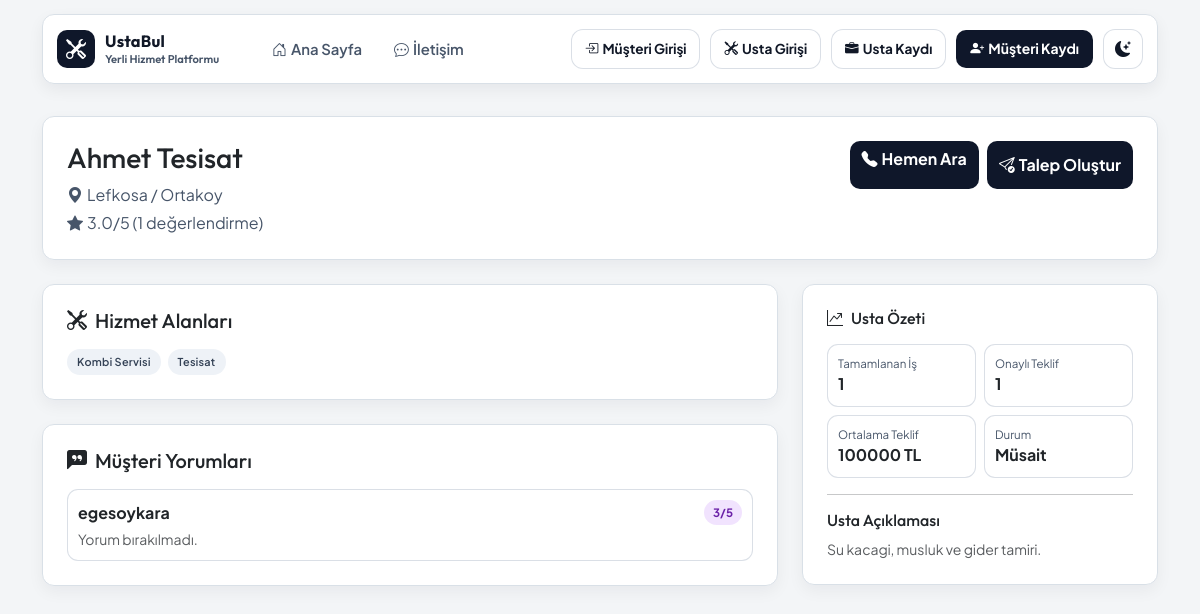
The page /usta/1/ on the database as committed earlier.
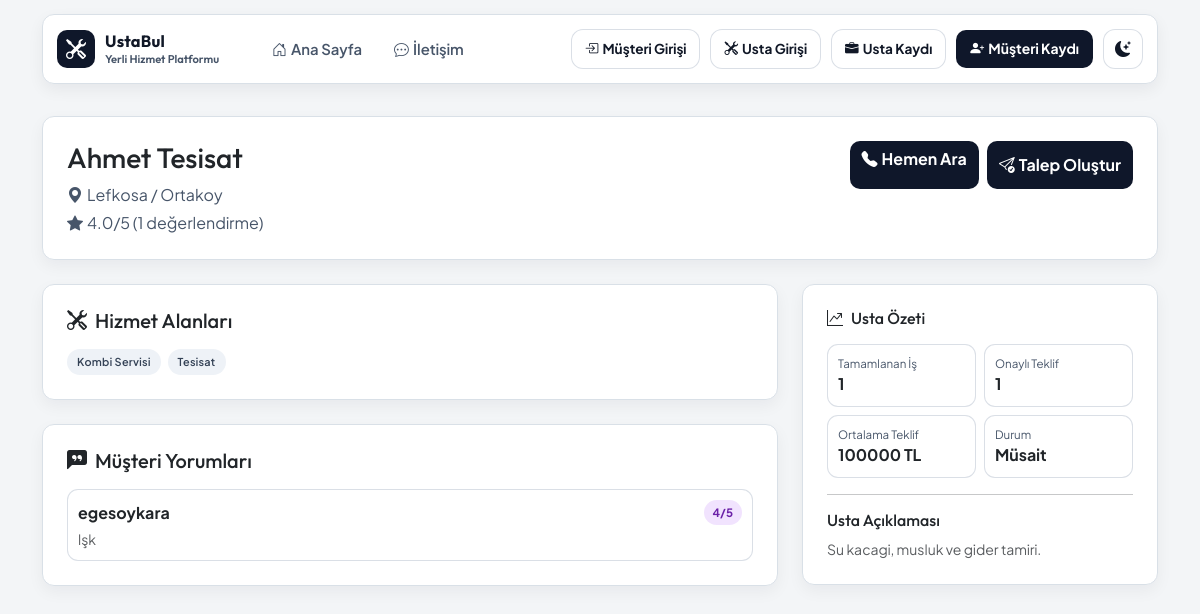
The same page on the database as committed later.
### Myapp/models.py (models this page shows, shortened)
class Provider(models.Model):
    user = models.OneToOneField(
        User,
        on_delete=models.SET_NULL,
        null=True,
        blank=True,
        related_name="provider_profile",
    )
    full_name = models.CharField(max_length=120)
    service_types = models.ManyToManyField(ServiceType, related_name="providers", blank=True)
    city = models.CharField(max_length=80)
    district = models.CharField(max_length=80)
    phone = models.CharField(max_length=20)
    latitude = models.DecimalField(max_digits=9, decimal_places=6, null=True, blank=True)
    longitude = models.DecimalField(max_digits=9, decimal_places=6, null=True, blank=True)
    rating = models.DecimalField(max_digits=2, decimal_places=1, default=5.0)
    is_available = models.BooleanField(default=True)
    description = models.TextField(blank=True)
    created_at = models.DateTimeField(auto_now_add=True)
    class Meta:
        ordering = ["-is_available", "-rating", "full_name"]

class ProviderRating(models.Model):
    SCORE_CHOICES = (
        (1, "1"),
        (2, "2"),
        (3, "3"),
        (4, "4"),
        (5, "5"),
    )
    provider = models.ForeignKey(Provider, on_delete=models.CASCADE, related_name="ratings")
    customer = models.ForeignKey(User, on_delete=models.CASCADE, related_name="provider_ratings")
    service_request = models.OneToOneField(
        ServiceRequest,
        on_delete=models.CASCADE,
        related_name="provider_rating",
        null=True,
        blank=True,
    )
    score = models.PositiveSmallIntegerField(choices=SCORE_CHOICES)
    comment = models.TextField(blank=True)
    created_at = models.DateTimeField(auto_now_add=True)
    updated_at = models.DateTimeField(auto_now=True)
    class Meta:
        ordering = ["-updated_at"]

### Myapp/views.py (the view)
# urls.py: path('usta/<int:provider_id>/', views.provider_detail, name='provider_detail'),
def provider_detail(request, provider_id):
    provider = get_object_or_404(
        Provider.objects.prefetch_related("service_types").annotate(ratings_count=Count("ratings", distinct=True)),
        id=provider_id,
    )
    recent_ratings = list(provider.ratings.select_related("customer").order_by("-updated_at")[:10])
    completed_jobs = provider.service_requests.filter(status="completed").count()
    successful_quotes = provider.offers.filter(status="accepted").count()
    avg_quote = (
        provider.offers.filter(status="accepted", quote_amount__isnull=False)
        .aggregate(avg_value=Avg("quote_amount"))
        .get("avg_value")
    )
    return render(
        request,
        "Myapp/provider_detail.html",
        {
            "provider": provider,
            "recent_ratings": recent_ratings,
            "completed_jobs": completed_jobs,
            "successful_quotes": successful_quotes,
            "avg_quote": avg_quote,
        },
    )

### Myapp/templates/Myapp/provider_detail.html
{% extends "base.html" %}
{% block content %}
<section class="card panel-card shadow-sm reveal-up mb-4 provider-detail-hero">
  <div class="card-body p-4">
    <div class="d-flex align-items-start justify-content-between flex-wrap gap-3">
      <div>
        <h1 class="h3 mb-2">{{ provider.full_name }}</h1>
        <p class="mb-1 provider-location"><i class="bi bi-geo-alt-fill me-1"></i>{{ provider.city }} / {{ provider.district }}</p>
        <p class="mb-0 provider-rating"><i class="bi bi-star-fill me-1"></i>{{ provider.rating }}/5 ({{ provider.ratings_count }} değerlendirme)</p>
      </div>
      <div class="provider-detail-actions">
        <a href="tel:{{ provider.phone }}" class="btn btn-main"><i class="bi bi-telephone-fill me-1"></i>Hemen Ara</a>
        <a href="{% url 'index' %}#talep-form" class="btn btn-main-dark"><i class="bi bi-send-check me-1"></i>Talep Oluştur</a>
      </div>
    </div>
  </div>
</section>
<section class="row g-4">
  <div class="col-lg-8">
    <div class="card panel-card shadow-sm reveal-up mb-4">
      <div class="card-body p-4">
        <h2 class="h5 mb-3"><i class="bi bi-tools me-2"></i>Hizmet Alanları</h2>
        <div class="provider-services-list">
          {% for service in provider.service_types.all %}
            <span class="pill">{{ service.name }}</span>
          {% empty %}
            <span class="small text-muted">Hizmet alanı belirtilmemiş.</span>
          {% endfor %}
        </div>
      </div>
    </div>
    <div class="card panel-card shadow-sm reveal-up">
      <div class="card-body p-4">
        <h2 class="h5 mb-3"><i class="bi bi-chat-left-quote-fill me-2"></i>Müşteri Yorumları</h2>
        {% if recent_ratings %}
          <div class="provider-review-list">
            {% for rating in recent_ratings %}
              <article class="provider-review-item">
                <div class="d-flex align-items-center justify-content-between gap-2 mb-1">
                  <strong>{{ rating.customer.username }}</strong>
                  <span class="status-pill status-completed">{{ rating.score }}/5</span>
                </div>
                {% if rating.comment %}
                  <p class="small mb-0 text-muted">{{ rating.comment }}</p>
                {% else %}
                  <p class="small mb-0 text-muted">Yorum bırakılmadı.</p>
                {% endif %}
              </article>
            {% endfor %}
          </div>
        {% else %}
          <p class="mb-0 text-muted">Henüz yorum bulunmuyor.</p>
        {% endif %}
      </div>
    </div>
  </div>
  <div class="col-lg-4">
    <div class="card panel-card shadow-sm reveal-up">
      <div class="card-body p-4">
        <h2 class="h6 mb-3"><i class="bi bi-graph-up-arrow me-2"></i>Usta Özeti</h2>
        <div class="provider-stats-grid">
          <div class="provider-stat-box">
            <small>Tamamlanan İş</small>
            <strong>{{ completed_jobs }}</strong>
          </div>
          <div class="provider-stat-box">
            <small>Onaylı Teklif</small>
            <strong>{{ successful_quotes }}</strong>
          </div>
          <div class="provider-stat-box">
            <small>Ortalama Teklif</small>
            <strong>
              {% if avg_quote %}
                {{ avg_quote|floatformat:0 }} TL
              {% else %}
                Yok
              {% endif %}
            </strong>
          </div>
          <div class="provider-stat-box">
            <small>Durum</small>
            <strong>{% if provider.is_available %}Müsait{% else %}Müsait Değil{% endif %}</strong>
          </div>
        </div>
        {% if provider.description %}
          <hr>
          <h3 class="h6">Usta Açıklaması</h3>
          <p class="small mb-0 text-muted">{{ provider.description }}</p>
        {% endif %}
      </div>
    </div>
  </div>
</section>
{% endblock %}

Rows that differ between the two databases and show on the page:
changed Provider "Ahmet Tesisat": rating "3.0" → "4.0"
changed ProviderRating "egesoykara": score "3" → "4"; comment (not shown) → "lşk"; no longer shows "Yorum bırakılmadı."
